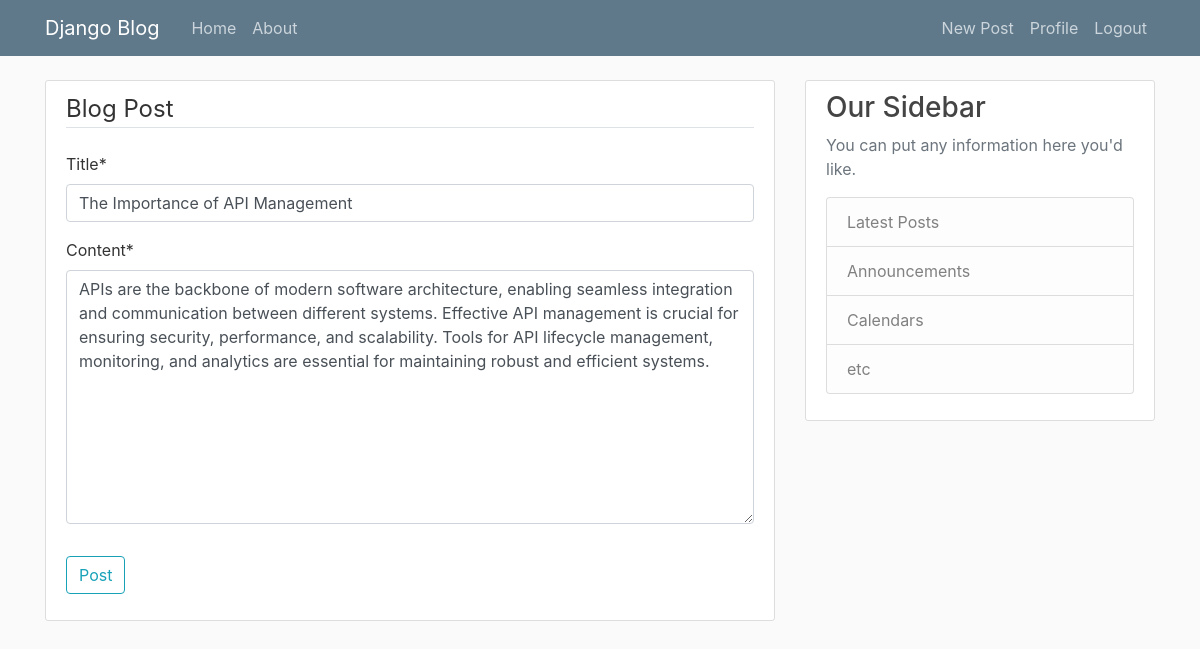
Screenshot of /post/14/update/ (signed in) with the database file from the repository.
### blog/models.py (models this page shows, shortened)
class Post(models.Model):
    title=models.CharField(max_length=200)
    content=models.TextField()
    date_posted=models.DateTimeField(default=timezone.now)
    author=models.ForeignKey(User,on_delete=models.CASCADE)

### blog/views.py (the view, shortened to what this page needs)
# urls.py: path('post/<int:pk>/update/', PostUpdateView.as_view(), name='post-update'),
class PostUpdateView(LoginRequiredMixin,UserPassesTestMixin, UpdateView):
    model=Post
    fields=['title', 'content']
    def test_func(self):
        post=self.get_object()
        if self.request.user==post.author:
            return True
        return False

### templates/blog/post_form.html (shortened to what this page needs)
{% extends "blog/base.html" %}
{% load crispy_forms_tags %}
{% block content %}
    <div class="content-section">
        <form method="POST">
            <fieldset class="form-group">
                <legend class="border-bottom mb-4">Blog Post</legend>
                {{form|crispy}}
            </fieldset>
            <div class="form-group">
                <button class="btn btn-outline-info" type="submit">Post</button>
            </div>
        </form>
    </div>
{% endblock content %}

### static/blog/main.css (style rules this page uses)
body { background: #fafafa; color: #333333; margin-top: 5rem; }
.content-section { background: #ffffff; padding: 10px 20px; border: 1px solid #dddddd; border-radius: 3px; margin-bottom: 20px; }

### rows the page displays
Post: title "The Importance of API Management", content "APIs are the backbone of modern software architecture, enabling seamless integration and communication between different systems. Effective API management is crucial for ensuring security, performance, and scalability. Tools for API lifecycle management, monitoring, and analytics are essential for maintaining robust and efficient systems."
